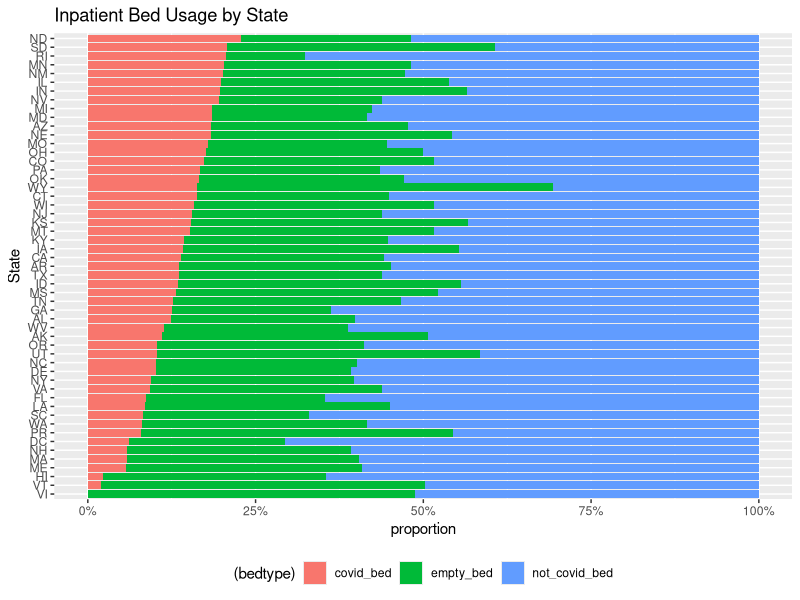
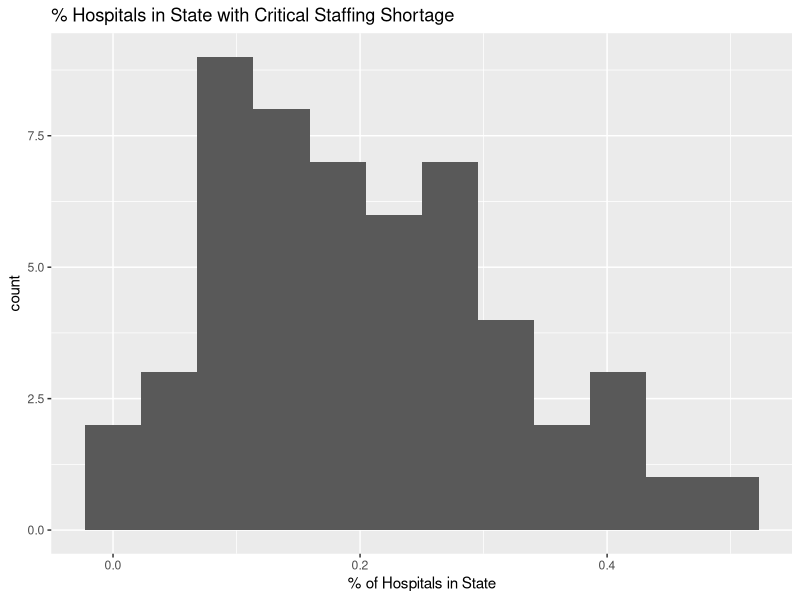
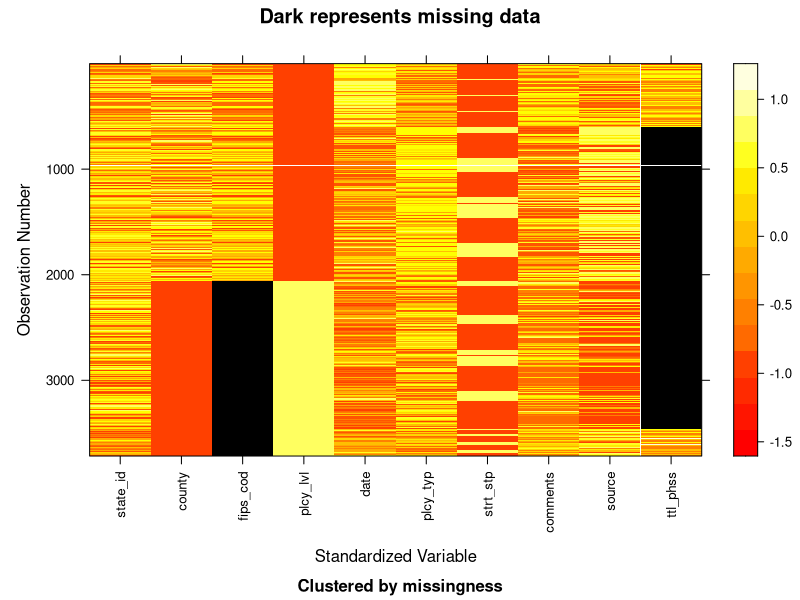
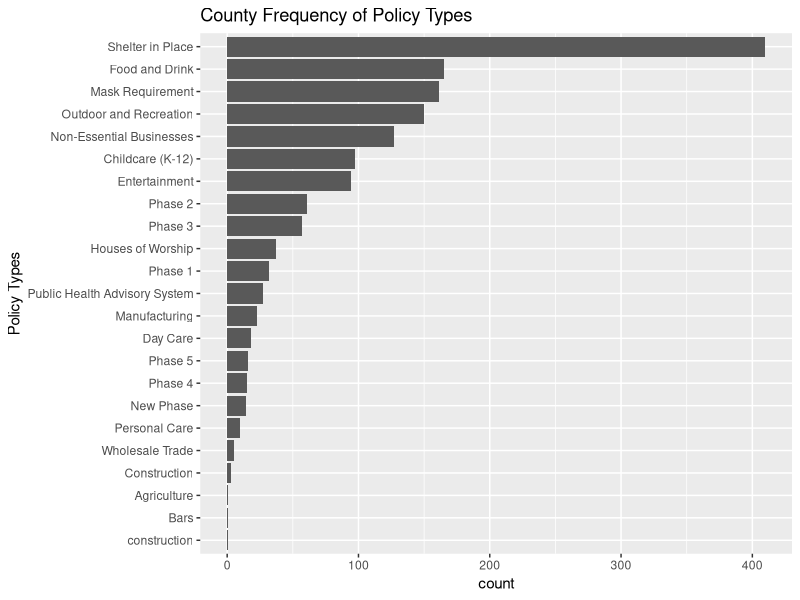
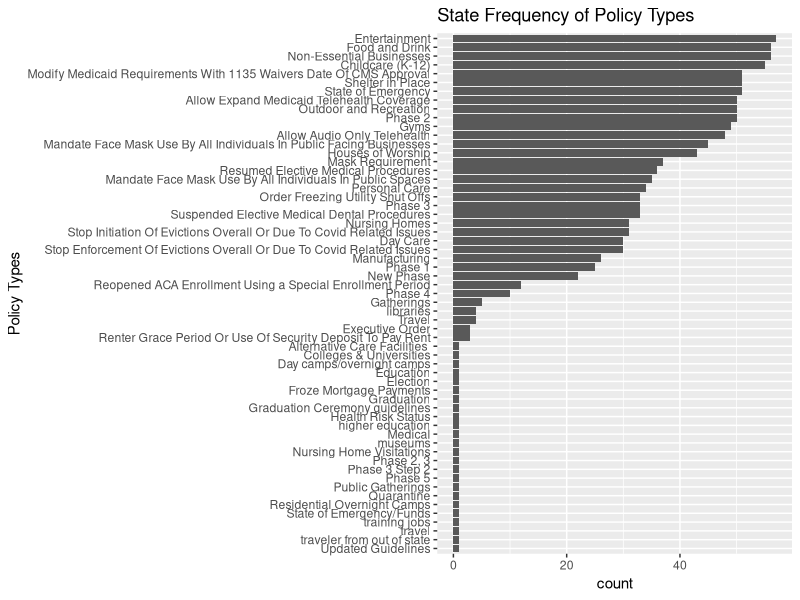

These figures' R source, in order:
## ---- chunk 1
library(dplyr)
library(mi)
library(tidyverse)
library(forcats)
## ---- chunk 2
hospital <- read.csv("../data/reported_hospital_utilization_20201130_2136.csv")
head(hospital)
## ---- chunk 3
sum(sort(colSums(is.na(hospital)), decreasing = TRUE))
## ---- chunk 4
staff_shortage <- c(1:7)
inpatient_bed <- c(1, 10:15)
prev_day <- c(1, 16:23)
staffed <- c(1, 24:29)
total <- c(1, 30:39)
inpatient_bed <- c(1, 40:51)
icu_bed <- c(1, 52:59)
staff_shortage_df <- hospital[,staff_shortage]
inpatient_bed_df <- hospital[,inpatient_bed]
prev_day_df <- hospital[,prev_day]
total_df <- hospital[,total]
inpatient_bed_df <- hospital[,inpatient_bed]
icu_bed_df <- hospital[,icu_bed]
## ---- chunk 5
hospital[,60][1]
## ---- chunk 6
#testing
total_bed <- hospital$inpatient_beds

covid_bed <- hospital$inpatient_beds_used_covid
not_covid_bed <- hospital$inpatient_beds_used - covid_bed
empty_bed <- total_bed - hospital$inpatient_beds_used
state <- as.factor(hospital$state)

bed_usage <- data.frame(state, covid_bed, not_covid_bed, empty_bed)
bed_usage_tidy <- bed_usage %>% 
  mutate(covid_bed_perc = covid_bed/(covid_bed+not_covid_bed+empty_bed)) %>% 
  pivot_longer(cols = !c(state,covid_bed_perc), names_to = "bedtype", values_to = "count") %>% 
  mutate(state = fct_reorder(state, desc(-covid_bed_perc))) %>% 
  mutate(bedtype = factor(bedtype, level = c("covid_bed","empty_bed","not_covid_bed")))

  ggplot(bed_usage_tidy,aes(x = state , y = count, fill = (bedtype))) + 
    geom_bar(,stat = "identity", position = position_fill(reverse = TRUE)) + 
    scale_y_continuous(labels = scales::percent_format()) +
    labs(x = 'state') +
    coord_flip() +
    ylab("proportion") + 
    xlab("State") +
    theme(legend.position = "bottom") +
    ggtitle("Inpatient Bed Usage by State")
## ---- chunk 7
#percent of hospitals that express critical staffing shortage for this day
staff_short_prop <- hospital$critical_staffing_shortage_today_yes / (hospital$critical_staffing_shortage_today_yes+hospital$critical_staffing_shortage_today_no)
staff_short_df <- data.frame(hospital$state, staff_short_prop)

ggplot(staff_short_df, aes(x=staff_short_prop)) + 
  geom_histogram(bins=12) +
  ggtitle("% Hospitals in State with Critical Staffing Shortage") +
  xlab("% of Hospitals in State")
## ---- chunk 8
staff_short_df
## ---- chunk 9
county <- read.csv("../data/state_policy_updates_20201202_0721.csv")
county$policy_type <- county$policy_type
head(county)
## ---- chunk 10
sort(colSums(is.na(county)), decreasing = TRUE)
x <- missing_data.frame(county)
image(x)
## ---- chunk 11
unique(county$policy_type)
county
## ---- chunk 12

## ---- chunk 13
library(tidyverse)
county_policy <- county[county$policy_level=='county' & county$start_stop=='start',]
county_policy$policy_type <- as.factor(county_policy$policy_type)
ggplot(county_policy, aes(fct_rev(fct_infreq(policy_type)))) + 
  geom_bar() +
  coord_flip() +
  ggtitle("County Frequency of Policy Types") +
  xlab("Policy Types")
## ---- chunk 14
state <- county[county$policy_level == "state",]
ggplot(state[state$start_stop=='start',], aes(fct_rev(fct_infreq(policy_type)))) + 
  geom_bar() +
  coord_flip() +
  ggtitle("State Frequency of Policy Types") +
  xlab("Policy Types")
## ---- chunk 15
state
